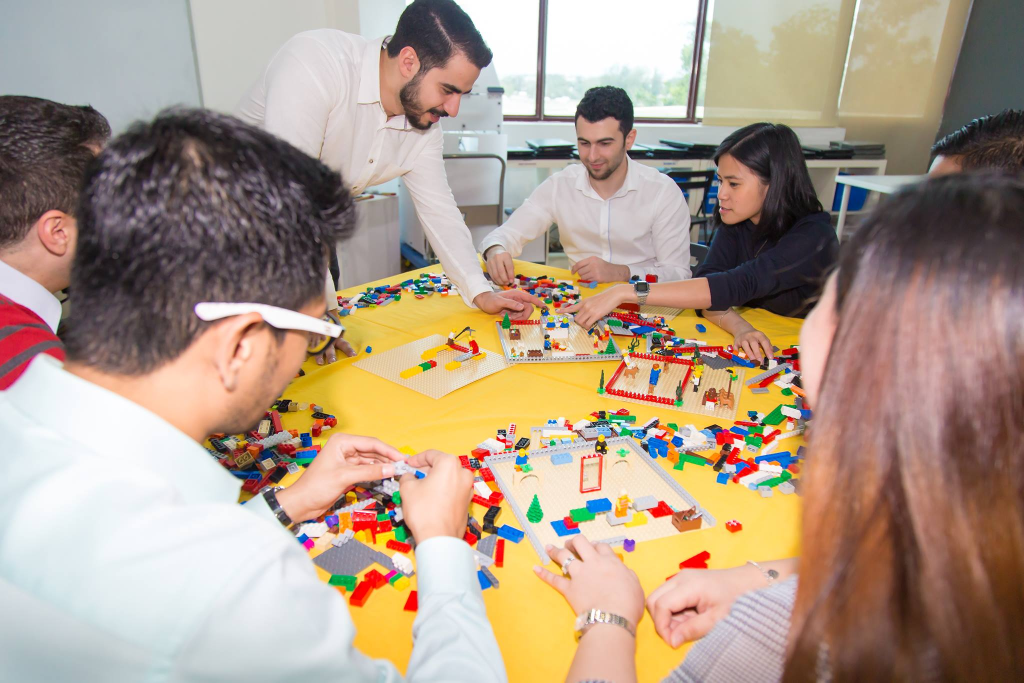
#> input picture pics/1.jpg, 2048 x 1365 px, given in place of the camera (shown at 1/2 size)
$ python facedetection.py   (Python 2 division)
#> lines starting #> are read from the running program, lines starting #| are printed output that depends on the picture; after the words box and inside, x2 and y2 are one past the last pixel; in counts of white or black regions, pixels touching at a corner belong together
import numpy as np
import cv2
face_cascade = cv2.CascadeClassifier('haarcascade_frontalface_default.xml')
body_cascade = cv2.CascadeClassifier('haarcascade_fullbody.xml')
eye_cascade = cv2.CascadeClassifier('haarcascade_eye.xml')
upper_cascade = cv2.CascadeClassifier('haarcascade_upperbody.xml')


cap = cv2.VideoCapture(0)


while True:

	# Capture frame-by-frame
	ret, img = cap.read()
#> img is the input picture: shape (1365, 2048, 3); mean B, G, R 137.2, 154.6, 174.3
        img=cv2.resize(img,None,fx=0.5,fy=0.5,interpolation=cv2.INTER_CUBIC)
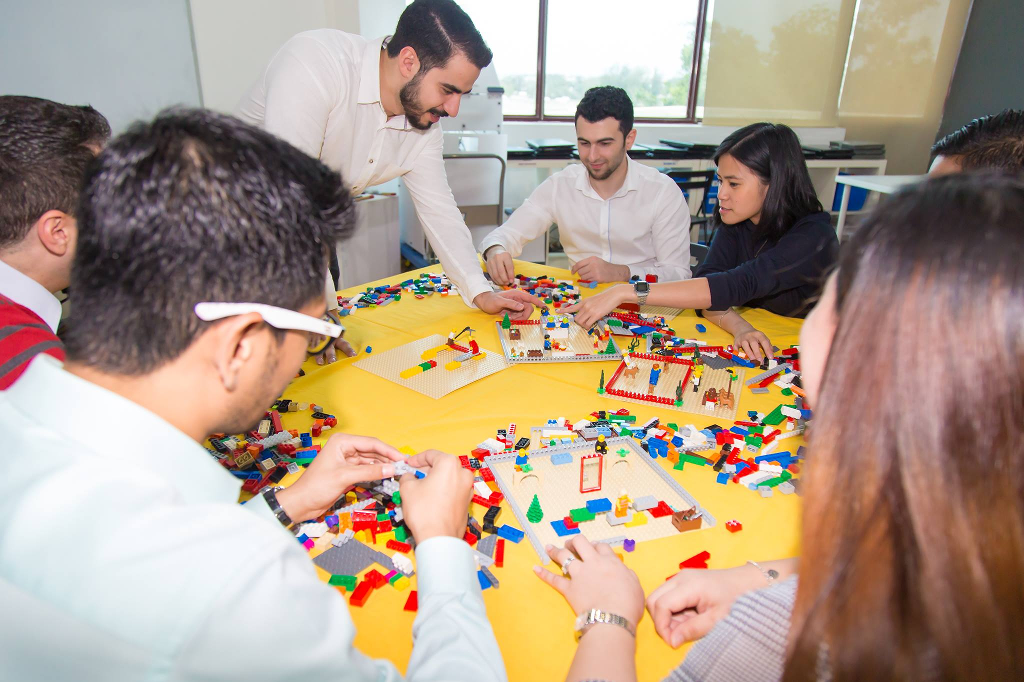
#> img: shape (682, 1024, 3); mean B, G, R 137.2, 154.6, 174.3

	#img = cv2.imread('Obama.jpg')
	gray = cv2.cvtColor(img, cv2.COLOR_BGR2GRAY)
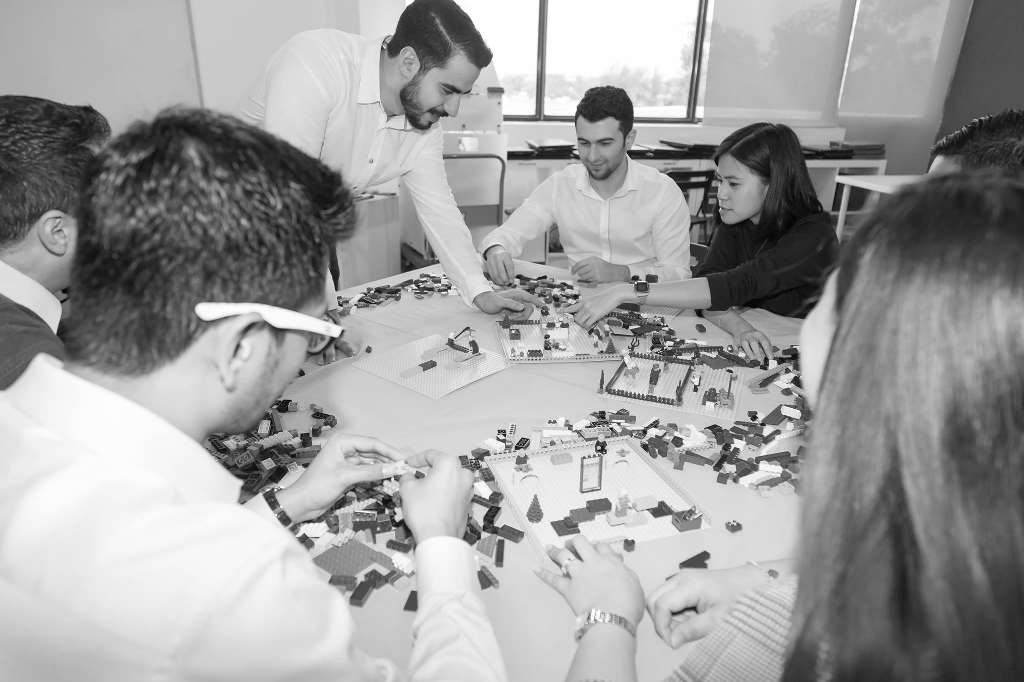
#> gray: shape (682, 1024); min 2, max 255, mean 158.5


	print img.dtype
#| uint8
	faces = face_cascade.detectMultiScale(gray, 1.3, 5)
#> faces = [[570, 123, 53, 53]]
	for (x,y,w,h) in faces:
		cv2.rectangle(img,(x,y),(x+w,y+h),(255,0,0),2)
#> this loop made 1 pass
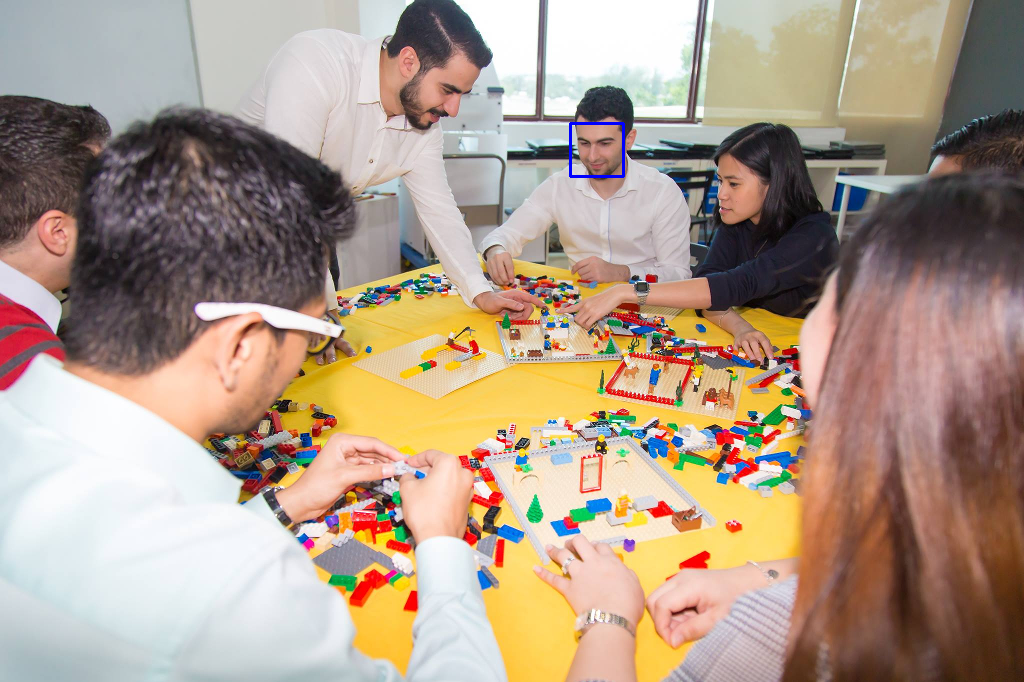
#> img: shape (682, 1024, 3); 0.09% of pixels changed, all inside (x1, y1, x2, y2) = (569, 122, 625, 178)
		#roi_gray = gray[y:y+h, x:x+w]
		#roi_color = img[y:y+h, x:x+w]

	cv2.imshow('im',img)
	cv2.waitKey(25)
	#cv2.destroyAllWindows()

$ run again, on pics/12.jpg
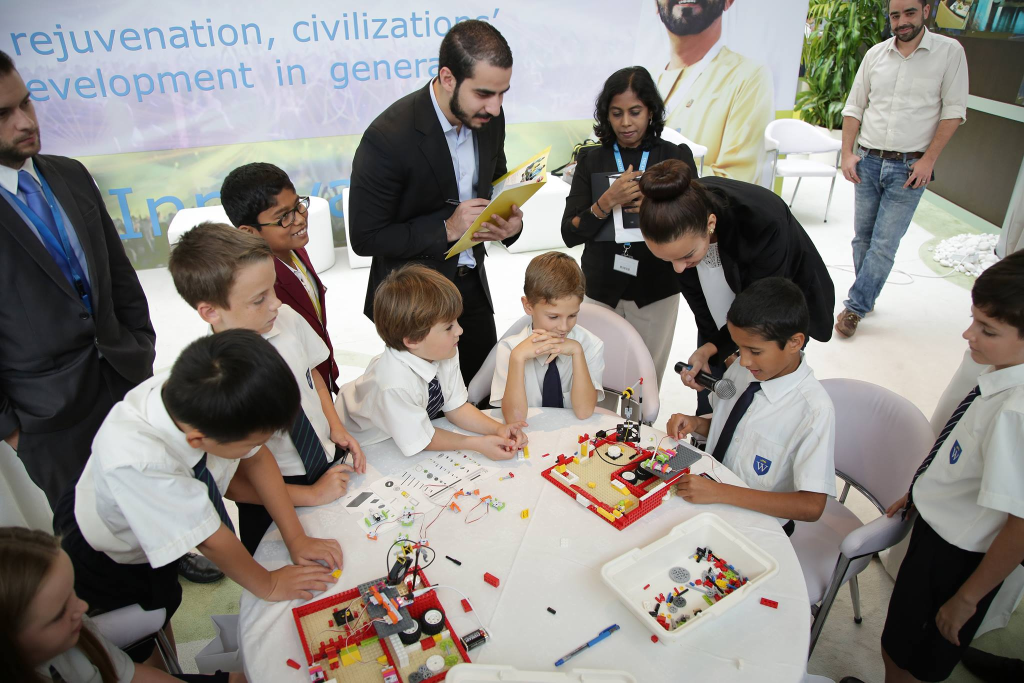
#> input picture pics/12.jpg, 2048 x 1365 px, given in place of the camera (shown at 1/2 size)
#> img is the input picture: shape (1365, 2048, 3); mean B, G, R 130.8, 135.6, 140.2
#> `gray = cv2.cvtColor(img, cv2.COLOR_BGR2GRAY)`:
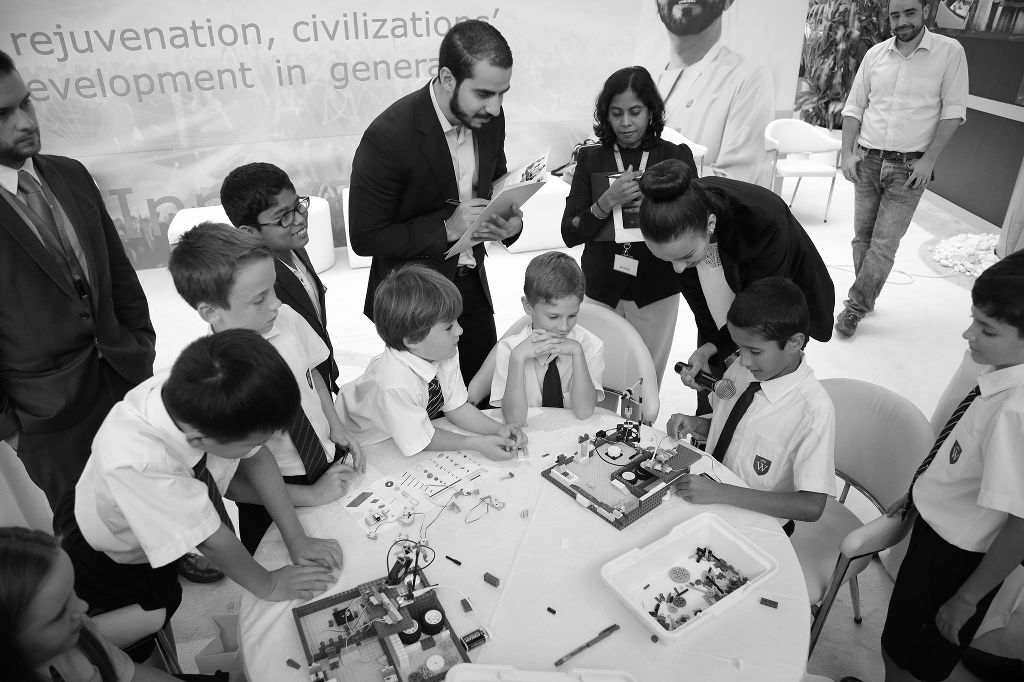
#> gray: shape (682, 1024); min 0, max 255, mean 136.4
#| uint8
#> faces = [[601, 93, 51, 51]]
#> the loop `for (x,y,w,h) in faces:` made 1 pass
#> after the loop `for (x,y,w,h) in faces:`:
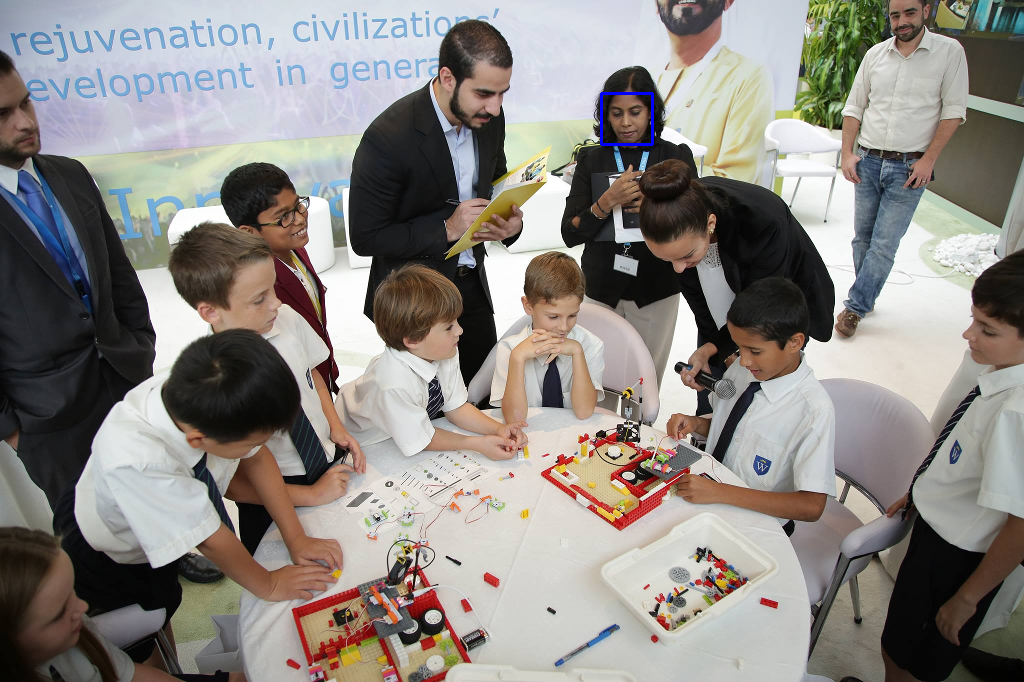
#> img: shape (682, 1024, 3); mean B, G, R 131, 135.5, 140.2
